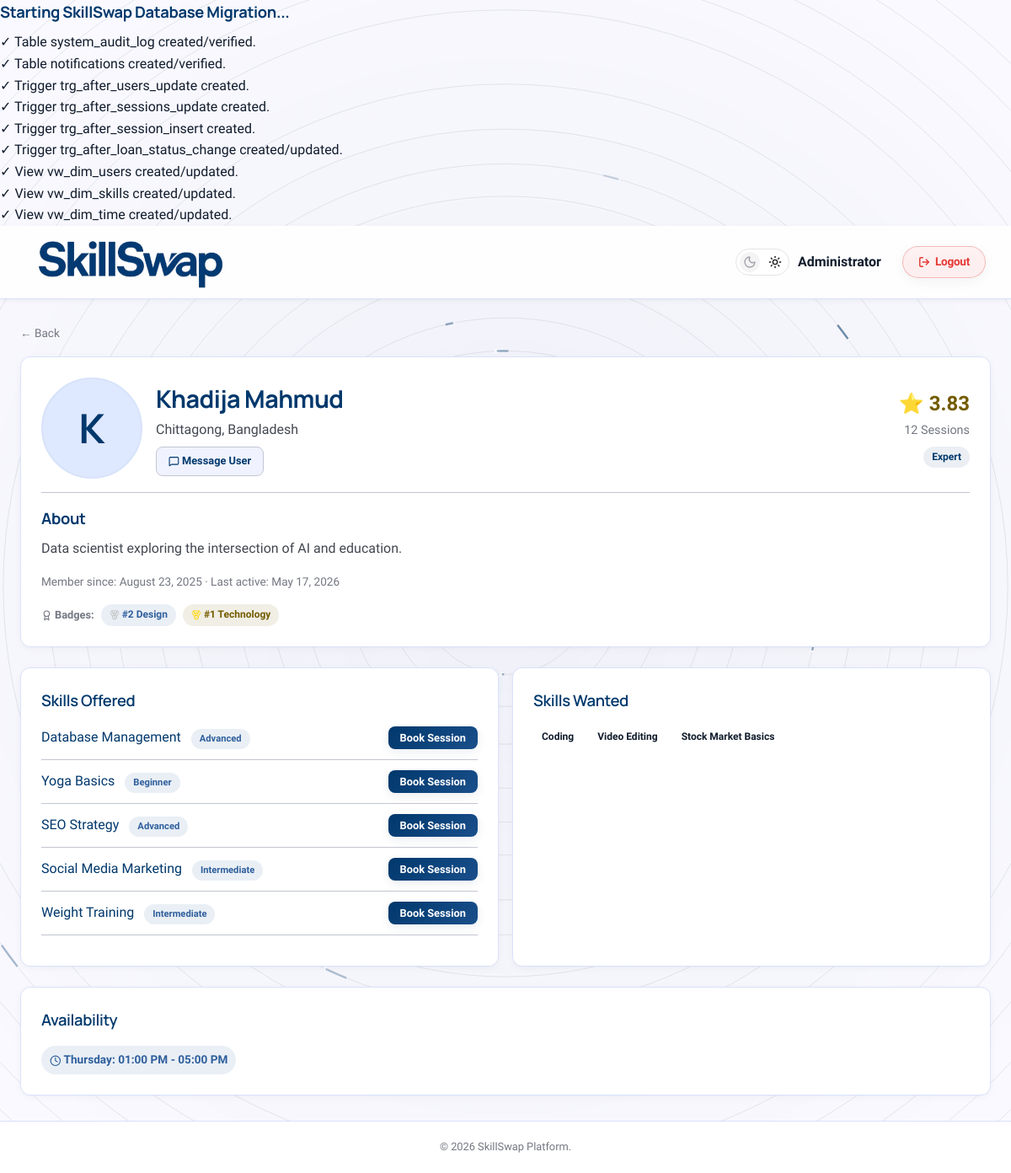
/pages/user_profile.php?id=26 (signed in), run on the app's committed database.
### tables this page shows
CREATE TABLE IF NOT EXISTS reputation (
    user_id INT PRIMARY KEY,
    current_score DECIMAL(5, 2) DEFAULT NULL,
    completed_sessions INT DEFAULT 0,
    cancelled_sessions INT DEFAULT 0,
    no_show_decay DECIMAL(5, 2) DEFAULT 0.00,
    last_decay_date DATE,
    mentor_level VARCHAR(50) DEFAULT 'Novice',
    FOREIGN KEY (user_id) REFERENCES users(user_id) ON DELETE CASCADE
);

CREATE TABLE IF NOT EXISTS skills (
    skill_id INT AUTO_INCREMENT PRIMARY KEY,
    skill_name VARCHAR(100) NOT NULL,
    catagory VARCHAR(50),
    description TEXT,
    difficulty_level ENUM('Beginner', 'Intermediate', 'Advanced')
);

CREATE TABLE IF NOT EXISTS user_availability (
    availability_id INT AUTO_INCREMENT PRIMARY KEY,
    user_id INT NOT NULL,
    day_of_week VARCHAR(20) NOT NULL,
    start_time TIME NOT NULL,
    end_time TIME NOT NULL,
    FOREIGN KEY (user_id) REFERENCES users(user_id) ON DELETE CASCADE
);

### pages/user_profile.php (the view, shortened to what this page needs)
<?php
require_once __DIR__ . '/../config/db.php';
$profile_id = intval($_GET['id'] ?? 0);
$user = $conn->query("
    SELECT u.name, u.location, u.bio, IF(u.profile_photo IS NOT NULL AND LENGTH(u.profile_photo) > 0, 1, 0) AS profile_photo, u.created_at, u.last_active_at, r.current_score, r.completed_sessions, r.mentor_level
    FROM vw_public_users u
    LEFT JOIN reputation r ON u.user_id = r.user_id
    WHERE u.user_id = $profile_id
")->fetch_assoc();
$offered = $conn->query("SELECT s.skill_name, s.difficulty_level, s.skill_id FROM user_skills_offered uso JOIN skills s ON uso.skill_id = s.skill_id WHERE uso.user_id = $profile_id");
$requested = $conn->query("SELECT s.skill_name FROM user_skills_requested usr JOIN skills s ON usr.skill_id = s.skill_id WHERE usr.user_id = $profile_id");
$user_badges = $conn->query("
    WITH provider_scores AS (
        SELECT es.provider_id, s.catagory AS category,
            DENSE_RANK() OVER (PARTITION BY s.catagory ORDER BY
                (COUNT(*) * 0.4) + (COALESCE(AVG(es.rating),0)*6*0.3) + (COALESCE(r.current_score,5)*4*0.2) + (COALESCE(SUM(es.session_duration),0)/60.0*0.1) DESC
            ) AS rank_pos
        FROM exchange_sessions es
        JOIN skills s ON es.skill_id = s.skill_id
        LEFT JOIN reputation r ON es.provider_id = r.user_id
        WHERE es.status = 'completed' AND s.catagory IS NOT NULL
        GROUP BY es.provider_id, s.catagory
    )
    SELECT category, rank_pos FROM provider_scores
    WHERE provider_id = $profile_id AND rank_pos <= 3
");
$profile_badges = [];
if ($user_badges) {
    while ($b = $user_badges->fetch_assoc()) {
        $profile_badges[] = $b;
    }
}
$availability = $conn->query("SELECT day_of_week, start_time, end_time FROM user_availability WHERE user_id = $profile_id ORDER BY FIELD(day_of_week, 'Monday','Tuesday','Wednesday','Thursday','Friday','Saturday','Sunday'), start_time ASC");
include __DIR__ . '/../includes/header.php';
?>
<div class="page-wrapper">
    <div class="container">
        <a href="javascript:history.back()" style="color: var(--text-muted); font-size: 0.85rem;">&larr; Back</a>
        <div class="card mt-2 mb-3">
            <div class="flex gap-2 items-center">
                <?php if (!empty($user['profile_photo'])): ?>
                    <img src="../api/user_photo.php?user_id=<?php echo $profile_id; ?>" class="avatar-img avatar-lg"
                        alt="Profile Photo" onclick="openLightbox(this.src)" style="width: 120px; height: 120px;">
                <?php else: ?>
                    <div class="avatar avatar-lg" style="width: 120px; height: 120px; font-size: 3rem; line-height: 120px;">
                        <?php echo strtoupper(substr($user['name'], 0, 1)); ?>
                    </div>
                <?php endif; ?>
                <div style="flex:1;">
                    <h1 style="margin:0; font-size:1.8rem;"><?php echo htmlspecialchars($user['name']); ?></h1>
                    <p style="color:var(--text-secondary); margin-bottom: 8px;">
                        <?php echo htmlspecialchars($user['location'] ?? 'Unknown location'); ?>
                    </p>
                    <a href="messages.php?start_with_user_id=<?php echo $profile_id; ?>"
                        class="btn btn-secondary btn-sm" style="display:inline-block; text-decoration:none;">
                        <i data-lucide="message-square" class="lucide-sm"></i> Message User
                    </a>
                </div>
                <div style="text-align: right;">
                    <div style="font-size: 1.5rem; font-weight: bold; color: var(--warning);">
                        <?php
                        if ($user['current_score'] !== null) {
                            echo '&#11088; ' . number_format((float)$user['current_score'], 2);
                        } else {
                            echo '<span style="font-size:1.2rem;color:var(--text-muted);font-weight:normal;">No Ratings Yet</span>';
                        }
                        ?>
                    </div>
                    <div style="color: var(--text-muted); font-size: 0.9rem;">
                        <?php echo $user['completed_sessions'] ?? 0; ?> Sessions
                    </div>
                    <span class="badge badge-orange mt-1"
                        style="display:inline-block;"><?php echo htmlspecialchars($user['mentor_level'] ?? 'Novice'); ?></span>
                </div>
            </div>
            <hr style="margin: 16px 0; border: 0; border-top: 1px solid var(--border-color);">
            <h3>About</h3>
            <p style="color:var(--text-secondary); margin-top:8px;">
                <?php echo htmlspecialchars($user['bio'] ?? 'No bio provided.'); ?>
            </p>
            <div class="mt-2" style="font-size:0.85rem; color:var(--text-muted);">
                Member since: <?php echo date('F j, Y', strtotime($user['created_at'])); ?> &middot;
                Last active: <?php echo date('M j, Y', strtotime($user['last_active_at'])); ?>
            </div>
            <?php if (!empty($profile_badges)): ?>
                <div class="mt-2" style="display:flex; gap:8px; flex-wrap:wrap; align-items:center;">
                    <span style="font-size:0.8rem; color:var(--text-muted); font-weight:600;"><i data-lucide="award"
                            class="lucide-sm"></i> Badges:</span>
                    <?php foreach ($profile_badges as $badge):
                        $icon = '<i data-lucide="medal" class="lucide-sm"></i>';
                        $badge_cls = 'badge-info';
                        if ($badge['rank_pos'] == 1) {
                            $icon = '<i data-lucide="medal" style="color: gold;" class="lucide-sm"></i>';
                            $badge_cls = 'badge-warning';
                        } elseif ($badge['rank_pos'] == 2) {
                            $icon = '<i data-lucide="medal" style="color: silver;" class="lucide-sm"></i>';
                            $badge_cls = 'badge-info';
                        } elseif ($badge['rank_pos'] == 3) {
                            $icon = '<i data-lucide="medal" style="color: #cd7f32;" class="lucide-sm"></i>';
                            $badge_cls = 'badge-orange';
                        }
                        ?>
                        <span class="badge <?php echo $badge_cls; ?>" style="font-size:0.75rem;">
                            <?php echo $icon; ?> #<?php echo $badge['rank_pos']; ?>
                            <?php echo htmlspecialchars($badge['category']); ?>
                        </span>
                    <?php endforeach; ?>
                </div>
            <?php endif; ?>
        </div>
        <div class="grid-2">
            <div class="card">
                <h3 class="section-title">Skills Offered</h3>
                <?php if ($offered && $offered->num_rows > 0): ?>
                    <ul style="list-style:none; padding:0;">
                        <?php while ($s = $offered->fetch_assoc()): ?>
                            <li style="margin-bottom:12px; padding-bottom:12px; border-bottom:1px solid var(--border-color);">
                                <div class="flex justify-between items-center" style="gap:10px;">
                                    <div>
                                        <strong><a href="skill_detail.php?id=<?php echo $s['skill_id']; ?>"
                                                style="color:var(--primary); text-decoration:none;"><?php echo htmlspecialchars($s['skill_name']); ?></a></strong>
                                        <span class="badge badge-info"
                                            style="font-size:0.7rem; margin-left:8px; display:inline-block;"><?php echo htmlspecialchars($s['difficulty_level']); ?></span>
                                    </div>
                                    <button class="btn btn-primary btn-sm"
                                        onclick="openBooking(<?php echo $s['skill_id']; ?>, '<?php echo htmlspecialchars(addslashes($s['skill_name'])); ?>')">
                                        Book Session
                                    </button>
                                </div>
                            </li>
                        <?php endwhile; ?>
                    </ul>
                <?php else: ?>
                    <p style="color:var(--text-muted); font-size:0.9rem;">This user isn't offering any skills right now.</p>
                <?php endif; ?>
            </div>
            <div class="card">
                <h3 class="section-title">Skills Wanted</h3>
                <?php if ($requested && $requested->num_rows > 0): ?>
                    <div class="flex flex-wrap gap-1 mt-1">
                        <?php while ($s = $requested->fetch_assoc()): ?>
                            <span class="badge"
                                style="background:var(--bg-secondary); color:var(--text-primary);"><?php echo htmlspecialchars($s['skill_name']); ?></span>
                        <?php endwhile; ?>
                    </div>
                <?php else: ?>
                    <p style="color:var(--text-muted); font-size:0.9rem;">This user isn't looking to learn any specific
                        skills right now.</p>
                <?php endif; ?>
            </div>
        </div>
        <div class="card mt-3">
            <h3 class="section-title">Availability</h3>
            <?php if ($availability && $availability->num_rows > 0): ?>
                <div class="flex flex-wrap gap-1 mt-1">
                    <?php while ($a = $availability->fetch_assoc()): ?>
                        <span class="badge badge-info" style="font-size:0.85rem; padding: 6px 10px;">
                            <i data-lucide="clock" class="lucide-sm"></i> <?php echo $a['day_of_week']; ?>:
                            <?php echo date('h:i A', strtotime($a['start_time'])); ?> -
                            <?php echo date('h:i A', strtotime($a['end_time'])); ?>
                        </span>
                    <?php endwhile; ?>
                </div>
            <?php else: ?>
                <p style="color:var(--text-muted); font-size:0.9rem;">This user hasn't set any specific availability times.
                </p>
            <?php endif; ?>
        </div>
    </div>
</div>
<?php include __DIR__ . '/../includes/footer.php'; ?>

### assets/css/style.css (style rules this page uses)
*, *::before, *::after { margin: 0; padding: 0; box-sizing: border-box; }
:root { --bg-primary: #f9f9ff; --bg-secondary: #ffffff; --bg-card: #ffffff; --bg-glass: rgba(255, 255, 255, 0.85); --bg-input: #f0f3ff; --bg-hover: #e7eeff; --primary: #00386c; --primary-light: #1a4f8b; --primary-dark: #002a52; --primary-glow: rgba(0, 56, 108, 0.08); --secondary: #735c00; --secondary-container: #fed65b; --on-secondary-container: #745c00; --text-primary: #111c2c; --text-secondary: #424750; --text-muted: #737781; --border-color: #c2c6d1; --border-light: #d8e3fa; --success: #1a7a42; --danger: #ba1a1a; --warning: #735c00; --info: #2f5f9c; --radius-sm: 8px; --radius-md: 12px; --radius-lg: 16px; --shadow-sm: 0 2px 8px rgba(0, 0, 0, 0.04), 0 1px 2px rgba(0, 0, 0, 0.02); --shadow-md: 0 10px 30px rgba(0, 0, 0, 0.06), 0 4px 12px rgba(0, 0, 0, 0.03); --shadow-lg: 0 20px 40px rgba(0, 0, 0, 0.08), 0 8px 16px rgba(0, 0, 0, 0.04); --transition: all 0.2s ease; --font-headline: "Manrope", sans-serif; --font-main: "Hanken Grotesk", "Segoe UI", sans-serif; --surface-container: #e7eeff; --surface-container-low: #f0f3ff; --surface-container-high: #dee8ff; }
html { scroll-behavior: smooth; }
body { font-family: var(--font-main); background-color: transparent; color: var(--text-primary); line-height: 1.6; min-height: 100vh; transition: background-color 0.3s ease, color 0.3s ease; }
a { color: var(--primary); text-decoration: none; transition: var(--transition); font-weight: 500; }
.container { width: 100%; max-width: 1280px; margin: 0 auto; padding: 0 24px; }
.mt-1 { margin-top: 8px; }
.mt-2 { margin-top: 16px; }
.mt-3 { margin-top: 24px; }
.mb-3 { margin-bottom: 24px; }
.flex { display: flex; }
.flex-wrap { flex-wrap: wrap; }
.items-center { align-items: center; }
.justify-between { justify-content: space-between; }
.gap-1 { gap: 8px; }
.gap-2 { gap: 16px; }
h1, h2, h3, h4, h5 { color: var(--primary); font-family: var(--font-headline); font-weight: 700; letter-spacing: -0.02em; }
h1 { font-size: 1.75rem; margin-bottom: 16px; }
h3 { font-size: 1.15rem; margin-bottom: 8px; }
.section-title { font-size: 1.15rem; font-weight: 600; font-family: var(--font-headline); margin-bottom: 16px; color: var(--primary); }
.card { background: var(--bg-card); border: 1px solid var(--border-light); border-radius: var(--radius-md); padding: 24px; transition: all 0.4s cubic-bezier(0.175, 0.885, 0.32, 1.275); box-shadow: var(--shadow-sm); animation: fadeUpElement 0.7s cubic-bezier(0.16, 1, 0.3, 1) both; }
.btn { display: inline-block; padding: 10px 20px; border-radius: var(--radius-sm); font-size: 0.9rem; font-weight: 600; cursor: pointer; border: none; transition: var(--transition); text-align: center; font-family: var(--font-main); text-decoration: none; }
.btn-primary { background: linear-gradient( 135deg, var(--primary) 0%, var(--primary-light) 100% ); color: #fff; box-shadow: 0 4px 12px var(--primary-glow); }
.btn-secondary { background: var(--surface-container-low); color: var(--primary); border: 1px solid var(--border-color); }
.btn-sm { padding: 6px 14px; font-size: 0.8rem; }
.badge { display: inline-block; padding: 3px 10px; border-radius: 20px; font-size: 0.75rem; font-weight: 600; }
.badge-warning { background: rgba(115, 92, 0, 0.1); color: var(--warning); }
.badge-info { background: rgba(47, 95, 156, 0.1); color: var(--info); }
.badge-orange { background: rgba(0, 56, 108, 0.08); color: var(--primary); }
.page-wrapper { padding: 30px 0; animation: fadeInPage 0.8s cubic-bezier(0.16, 1, 0.3, 1) forwards; }
.grid-2 { display: grid; grid-template-columns: 1fr 1fr; gap: 16px; }
.avatar { width: 50px; height: 50px; border-radius: 50%; background: var(--surface-container-high); color: var(--primary); display: flex; align-items: center; justify-content: center; font-weight: 700; font-size: 1.2rem; font-family: var(--font-headline); flex-shrink: 0; border: 2px solid var(--border-light); transition: all 0.3s cubic-bezier(0.175, 0.885, 0.32, 1.275); }
.avatar-lg { width: 80px; height: 80px; font-size: 2rem; }
.lucide { width: 1.2em; height: 1.2em; vertical-align: middle; display: inline-block; stroke-width: 2px; }
.lucide-sm { width: 1em; height: 1em; }

### data on the page
reputation: current_score "3.83", completed_sessions "12", mentor_level "Expert"
skills: skill_name "Database Management", difficulty_level "Advanced"
skills: skill_name "Yoga Basics", difficulty_level "Beginner"
skills: skill_name "SEO Strategy", difficulty_level "Advanced"
skills: skill_name "Social Media Marketing", difficulty_level "Intermediate"
skills: skill_name "Weight Training", difficulty_level "Intermediate"
skills: skill_name "Coding"
skills: skill_name "Video Editing"
skills: skill_name "Stock Market Basics"
user_availability: day_of_week "Thursday", start_time "01:00 PM", end_time "05:00 PM"

### other printed values
$user_name "Administrator"
substr($user['name'], 0, 1) "K"
$user['name'] "Khadija Mahmud"
$user['location'] "Chittagong, Bangladesh"
$user['bio'] "Data scientist exploring the intersection of AI and education."
date('F j, Y', strtotime($user['created_at'])) "August 23, 2025"
date('M j, Y', strtotime($user['last_active_at'])) "May 17, 2026"
$badge['rank_pos'] "2"
$badge['category'] "Design"
$badge['rank_pos'] "1"
$badge['category'] "Technology"
